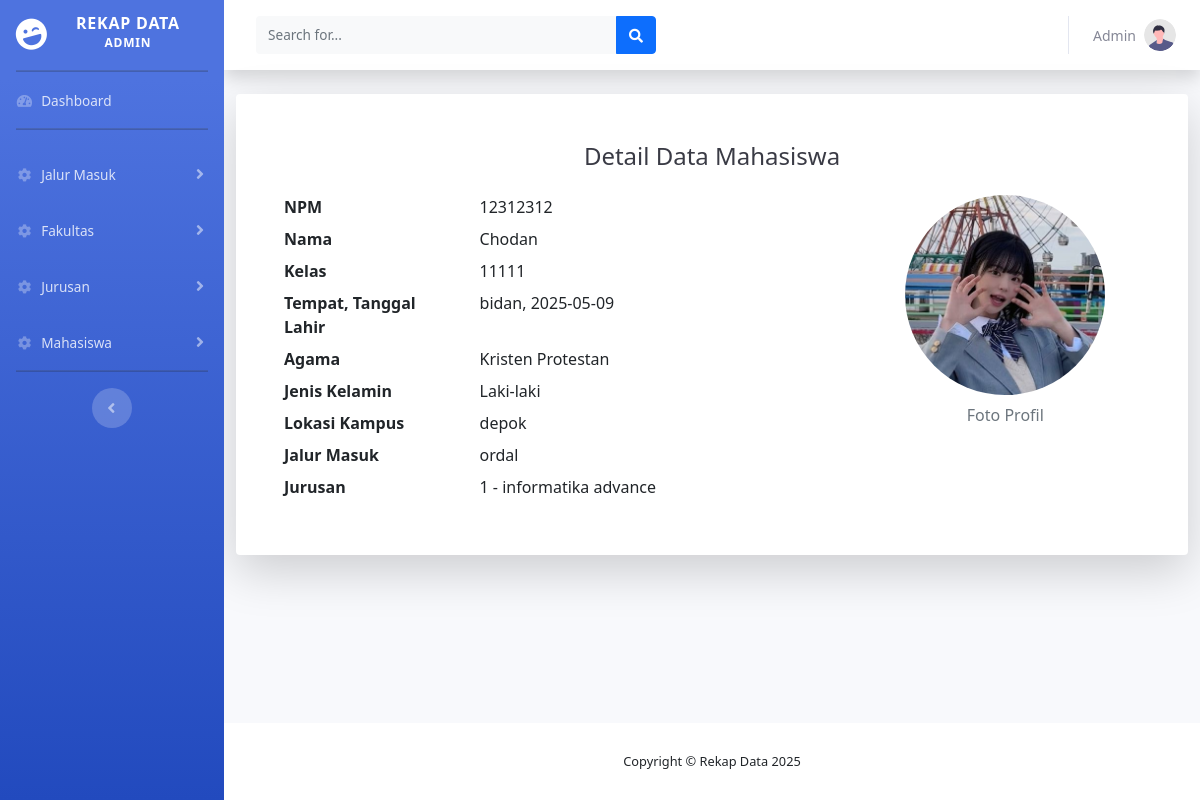
Page /index.php/student/detail/4 on the committed database.
### tables this page shows
CREATE TABLE `students` (
  `id` int(11) NOT NULL,
  `student_identification_number` varchar(8) NOT NULL,
  `admission_track_id` int(11) NOT NULL,
  `faculty_id` int(11) NOT NULL,
  `major_id` int(11) NOT NULL,
  `location` varchar(100) NOT NULL,
  `class` varchar(5) NOT NULL,
  `profile_photo` varchar(255) NOT NULL,
  `name` varchar(255) NOT NULL,
  `place_of_birth` varchar(100) NOT NULL,
  `date_of_birth` date NOT NULL,
  `religion` enum('Islam','Kristen Protestan','Kristen Katolik','Hindu','Buddha','Konghucu') NOT NULL,
  `gender` enum('Laki-laki','Perempuan') NOT NULL
);

CREATE TABLE `admission_tracks` (
  `id` int(11) NOT NULL,
  `name` varchar(50) NOT NULL
);

CREATE TABLE `majors` (
  `id` int(11) NOT NULL,
  `faculty_id` int(11) NOT NULL,
  `code` varchar(10) NOT NULL,
  `name` varchar(100) NOT NULL
);

### application/controllers/Student.php (called while the page is built, shortened)
<?php
class Student extends CI_Controller {
    public function __construct() {
        $this->load->model('Admission_track_model');
        $this->load->model('Faculty_model');
        $this->load->model('Major_model');
        $this->load->model('Student_model');
        $this->load->library('form_validation');
        $this->load->library('session');
    }
    public function detail($id = false){
        $row = $this->Student_model->select($id);
        $header['page'] = 'Sunting Data Mahasiswa';
        $data['input_id'] = $id;
        $data['input_student_identification_number'] = $row->student_identification_number;
        $data['input_admission_track_id'] = $row->admission_track_id;
        $data['input_major_id'] = $row->major_id;
        $data['input_location'] = $row->location;
        $data['input_class'] = $row->class;
        $data['input_name'] = $row->name;
        $data['input_place_of_birth'] = $row->place_of_birth;
        $data['input_date_of_birth'] = $row->date_of_birth;
        $data['input_religion'] = $row->religion;
        $data['input_gender'] = $row->gender;
        $data['input_profile_photo'] = $row->profile_photo;
        $data['admission_tracks'] = $this->Admission_track_model->selectAll();
        $data['majors'] = $this->Major_model->selectAll();
        $this->load->view('header/header',$header);
        $this->load->view('students/detail', $data);
        $this->load->view('footer/footer');
    }
}

### index.php (called while the page is built, shortened)
<?php
require_once BASEPATH.'core/CodeIgniter.php';

### application/models/Student_model.php (called while the page is built, shortened)
<?php
class Student_model extends CI_Model {
    private $_table = 'students';
    public function select($id) {
        $this->db->select('*');
        $this->db->from($this->_table);
        $this->db->where('id', $id);
        $query = $this->db->get();
        return $query->row();
    }
}

### application/models/Admission_track_model.php (called while the page is built, shortened)
<?php
class Admission_track_model extends CI_Model {
    private $_table = 'admission_tracks';
    public function selectAll() {
        $this->db->select('*');
        $this->db->from($this->_table);
        $this->db->order_by('id');
        $query = $this->db->get();
        return $query->result();
    }
}

### application/models/Major_model.php (called while the page is built, shortened)
<?php
class Major_model extends CI_Model {
    private $_table = 'majors';
    public function selectAll() {
        $this->db->select('*');
        $this->db->from($this->_table);
        $this->db->order_by('id');
        $query = $this->db->get();
        return $query->result();
    }
}

### application/views/students/detail.php (the view, shortened to what this page needs)
<div class="container-fluid">
    <div class="card o-hidden border-0 shadow-lg mb-5">
        <div class="card-body p-0">
            <div class="p-5">
                <div class="text-center">
                    <h1 class="h4 text-gray-900 mb-4">Detail Data Mahasiswa</h1>
                </div>
                <div class="row">
                <div class="col-md-8">
                    <div class="row mb-2">
                        <div class="col-sm-4 font-weight-bold">NPM</div>
                        <div class="col-sm-8"><?= $input_student_identification_number ?? '-'; ?></div>
                    </div>
                    <div class="row mb-2">
                        <div class="col-sm-4 font-weight-bold">Nama</div>
                        <div class="col-sm-8"><?= $input_name ?? '-'; ?></div>
                    </div>
                    <div class="row mb-2">
                        <div class="col-sm-4 font-weight-bold">Kelas</div>
                        <div class="col-sm-8"><?= $input_class ?? '-'; ?></div>
                    </div>
                    <div class="row mb-2">
                        <div class="col-sm-4 font-weight-bold">Tempat, Tanggal Lahir</div>
                        <div class="col-sm-8"><?= ($input_place_of_birth ?? '-') . ', ' . ($input_date_of_birth ?? '-'); ?></div>
                    </div>
                    <div class="row mb-2">
                        <div class="col-sm-4 font-weight-bold">Agama</div>
                        <div class="col-sm-8"><?= $input_religion ?? '-'; ?></div>
                    </div>
                    <div class="row mb-2">
                        <div class="col-sm-4 font-weight-bold">Jenis Kelamin</div>
                        <div class="col-sm-8"><?= $input_gender ?? '-'; ?></div>
                    </div>
                    <div class="row mb-2">
                        <div class="col-sm-4 font-weight-bold">Lokasi Kampus</div>
                        <div class="col-sm-8"><?= $input_location ?? '-'; ?></div>
                    </div>
                    <div class="row mb-2">
                        <div class="col-sm-4 font-weight-bold">Jalur Masuk</div>
                        <div class="col-sm-8">
                            <?php
                            if (!empty($admission_tracks)) {
                                foreach ($admission_tracks as $track) {
                                    if ($track->id == ($input_admission_track_id ?? null)) {
                                        echo html_escape($track->name);
                                        break;
                                    }
                                }
                            }
                            ?>
                        </div>
                    </div>
                    <div class="row mb-2">
                        <div class="col-sm-4 font-weight-bold">Jurusan</div>
                        <div class="col-sm-8">
                            <?php
                            if (!empty($majors)) {
                                foreach ($majors as $major) {
                                    if ($major->id == ($input_major_id ?? null)) {
                                        echo html_escape($major->code . ' - ' . $major->name);
                                        break;
                                    }
                                }
                            }
                            ?>
                        </div>
                    </div>
                </div>
                <div class="col-md-4 text-center">
                    <img src="<?= base_url('./uploads/' . ($input_profile_photo ?? 'default.png')); ?>"
                         alt="Foto Profil"
                         class="img-fluid rounded-circle mb-2"
                         style="max-width: 200px; height: auto;">
                    <p class="text-muted">Foto Profil</p>
                </div>
            </div>
            </div>
        </div>
    </div>
</div>

### application/views/header/header.php (shortened to what this page needs)
<!DOCTYPE html>
<html lang="en">
<head>
    <link href="/rekapdata/assets/vendor/fontawesome-free/css/all.min.css" rel="stylesheet" type="text/css">
    <link href="/rekapdata/assets/css/sb-admin-2.min.css" rel="stylesheet">
    <link href="/rekapdata/assets/vendor/datatables/dataTables.bootstrap4.min.css" rel="stylesheet">
    <link href="https://cdn.jsdelivr.net/npm/bootstrap@5.0.2/dist/css/bootstrap.min.css" rel="stylesheet">
    <link href="https://unpkg.com/gijgo@1.9.14/css/gijgo.min.css" rel="stylesheet" type="text/css" />
</head>
<body id="page-top">
    <div id="wrapper">
        <ul class="navbar-nav bg-gradient-primary sidebar sidebar-dark accordion" id="accordionSidebar">
            <a class="sidebar-brand d-flex align-items-center justify-content-center" href="index.html">
                <div class="sidebar-brand-icon rotate-n-15">
                    <i class="fas fa-laugh-wink"></i>
                </div>
                <div class="sidebar-brand-text mx-3">Rekap Data <sup>admin</sup></div>
            </a>
            <hr class="sidebar-divider my-0">
            <li class="nav-item <?= $page == 'Dashboard Admin'? 'active':'' ?>">
                <a class="nav-link" href="/rekapdata">
                    <i class="fas fa-fw fa-tachometer-alt"></i>
                    <span>Dashboard</span></a>
            </li>
            <hr class="sidebar-divider">
            <li class="nav-item">
                <a class="nav-link collapsed" href="#" data-toggle="collapse" data-target="#collapseOne"
                    aria-expanded="true" aria-controls="collapseOne">
                    <i class="fas fa-fw fa-cog"></i>
                    <span>Jalur Masuk</span>
                </a>
            </li>
            <li class="nav-item">
                <a class="nav-link collapsed" href="#" data-toggle="collapse" data-target="#collapseTwo"
                    aria-expanded="true" aria-controls="collapseTwo">
                    <i class="fas fa-fw fa-cog"></i>
                    <span>Fakultas</span>
                </a>
            </li>
            <li class="nav-item">
                <a class="nav-link collapsed" href="#" data-toggle="collapse" data-target="#collapseThree"
                    aria-expanded="true" aria-controls="collapseThree">
                    <i class="fas fa-fw fa-cog"></i>
                    <span>Jurusan</span>
                </a>
            </li>
            <li class="nav-item <?= $page == 'Student' || $page == 'Add Student' ? 'active':'' ?>">
                <a class="nav-link collapsed" href="#" data-toggle="collapse" data-target="#collapseFour"
                    aria-expanded="true" aria-controls="collapseFour">
                    <i class="fas fa-fw fa-cog"></i>
                    <span>Mahasiswa</span>
                </a>
            </li>
            <hr class="sidebar-divider">
            <div class="text-center d-none d-md-inline">
                <button class="rounded-circle border-0" id="sidebarToggle"></button>
            </div>
        </ul>
        <div id="content-wrapper" class="d-flex flex-column">
        <div id="content">
                          <nav class="navbar navbar-expand navbar-light bg-white topbar mb-4 static-top shadow">
<form
    class="d-none d-sm-inline-block form-inline mr-auto ml-md-3 my-2 my-md-0 mw-100 navbar-search">
    <div class="input-group">
        <input type="text" class="form-control bg-light border-0 small" placeholder="Search for..."
            aria-label="Search" aria-describedby="basic-addon2">
        <div class="input-group-append">
            <button class="btn btn-primary" type="button">
                <i class="fas fa-search fa-sm"></i>
            </button>
        </div>
    </div>
</form>
<ul class="navbar-nav ml-auto">
    <li class="nav-item dropdown no-arrow">
        <a class="nav-link dropdown-toggle" href="#" id="userDropdown" role="button"
            data-toggle="dropdown" aria-haspopup="true" aria-expanded="false">
            <span class="mr-2 d-none d-lg-inline text-gray-600 small">Admin</span>
            <img class="img-profile rounded-circle"
                src="img/undraw_profile.svg">
        </a>
    </li>
</ul>
</nav>

### application/views/footer/footer.php (shortened to what this page needs)
</div>
            <footer class="sticky-footer bg-white">
                <div class="container my-auto">
                    <div class="copyright text-center my-auto">
                        <span>Copyright &copy; Rekap Data 2025</span>
                    </div>
                </div>
            </footer>
        </div>
    </div>
</body>
</html>

### rows in the picture
students: student_identification_number "12312312", name "Chodan", class "11111", place_of_birth "bidan", date_of_birth "2025-05-09", religion "Kristen Protestan", gender "Laki-laki", location "depok", profile_photo (picture)
admission_tracks: name "ordal"
majors: code+name "1 - informatika advance"
